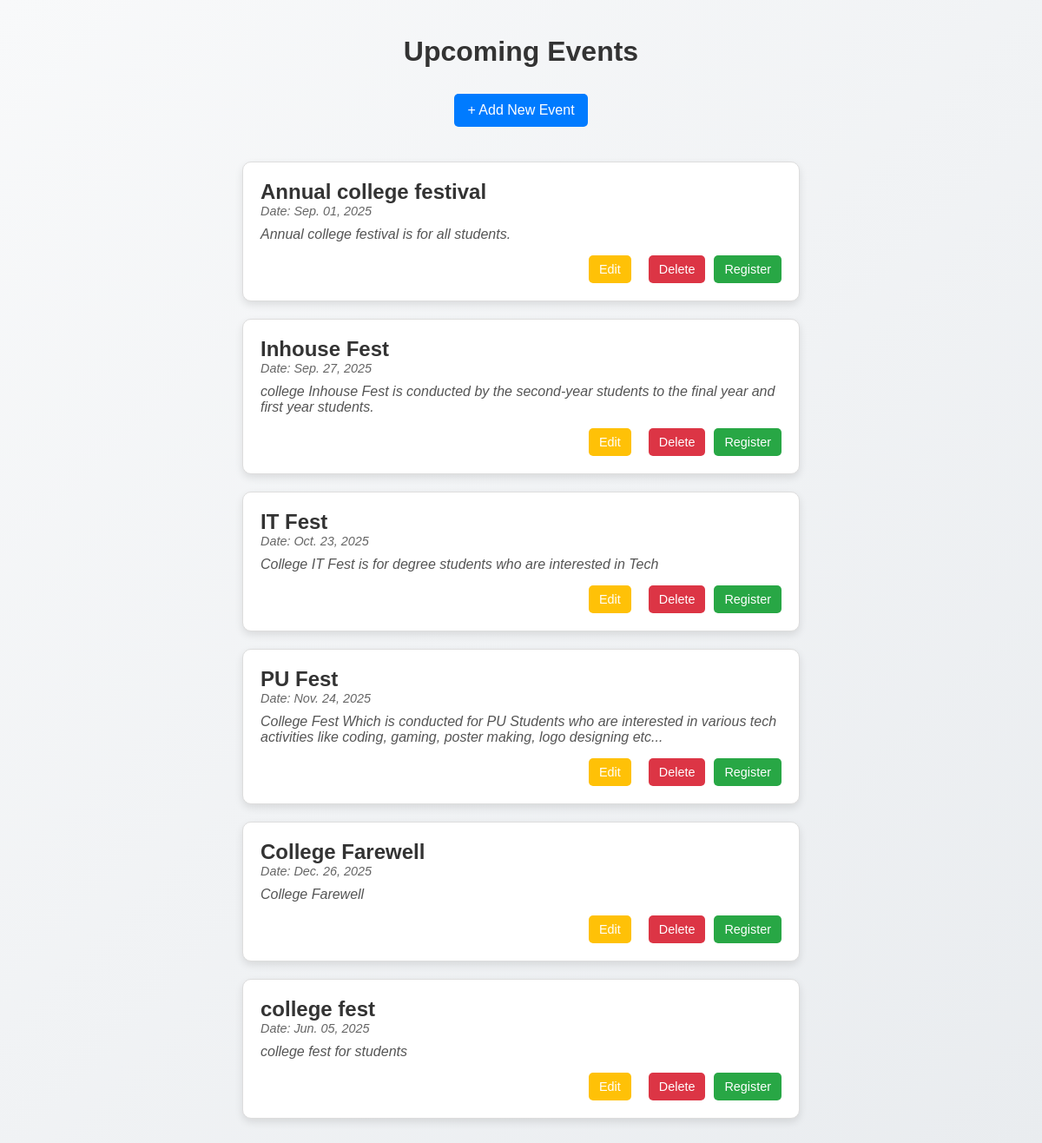
Screenshot of /events/ with the database file from the repository.
### events/models.py (models this page shows, shortened)
class Event(models.Model):
    title = models.CharField(max_length=200)   # single definition
    description = models.TextField()
    date = models.DateField()

### events/views.py (the view)
# urls.py: path('', views.event_list, name='event_list'),
def event_list(request):
    events = Event.objects.all()
    return render(request, 'events/event_list.html', {'events': events})

### events/templates/events/event_list.html (shortened to what this page needs)
<!-- {% load static %}
{% load static %}
<!DOCTYPE html>
<html>
<head>
    <link rel="stylesheet" href="{% static 'css/style.css' %}">
</head>
<body>
    <h1>Upcoming Events</h1>
     <div class="top-bar">
        <a href="{% url 'event_create' %}" class="add-button">+ Add New Event</a>
    </div>
    {% for event in events %}
        <div class="event-card">
            <a href="{% url 'event_detail' event.id %}" class="event-title">{{ event.title }}</a>
            <div class="event-date">Date: {{ event.date|date:"M. d, Y" }}</div>
            <div class="event-description">{{ event.description }}</div>
            <div class="event-actions">
                <a href="{% url 'event_edit' event.id %}" class="edit-link">Edit</a>
                <a href="{% url 'event_delete' event.id %}" class="delete-link">Delete</a>
                <form method="post" action="{% url 'register_event' event.id %}" style="display:inline;">
                    <button type="submit" class="register-button">Register</button>
                </form>
            </div>
        </div>
    {% empty %}
        <p style="text-align:center;">No events found.</p>
    {% endfor %}
</body>
</html>

### events/static/css/style.css (style rules this page uses)
body { font-family: Arial, sans-serif; background-color: #f8f9fa; padding: 20px; margin: 0; }
h1 { text-align: center; margin-bottom: 30px; }
.event-card { background-color: white; border: 1px solid #ddd; border-radius: 8px; padding: 20px; margin-bottom: 20px; box-shadow: 0 2px 5px rgba(0,0,0,0.1); max-width: 700px; margin-left: auto; margin-right: auto; }
.event-title { font-weight: bold; font-size: 1.3rem; margin-bottom: 5px; }
.event-date { color: #555; font-style: italic; margin-bottom: 10px; }
.event-description { font-style: italic; color: #666; }
.add-button { display: inline-block; margin-bottom: 20px; padding: 10px 15px; background-color: #007bff; color: white; text-decoration: none; border-radius: 5px; }
.edit-link { margin-left: 15px; font-size: 14px; text-decoration: none; color: #28a745; }
.delete-link { margin-left: 10px; font-size: 13px; color: red; text-decoration: none; }

### events/templates/events/event_list.html (style rules this page uses)
body { font-family: Arial, sans-serif; background: linear-gradient(135deg, #f8f9fa, #e9ecef); padding: 20px; }
h1 { text-align: center; color: #333; margin-bottom: 30px; }
.top-bar { text-align: center; margin-bottom: 20px; }
.add-button { background: #007bff; color: white; padding: 10px 15px; border-radius: 5px; text-decoration: none; }
.event-card { background: white; border-radius: 10px; padding: 20px; margin-bottom: 20px; box-shadow: 0 4px 10px rgba(0, 0, 0, 0.1); max-width: 600px; margin-left: auto; margin-right: auto; }
.event-title { font-size: 1.5em; font-weight: bold; color: #333; text-decoration: none; }
.event-date { font-size: 0.9em; color: #666; margin-bottom: 10px; }
.event-description { margin-bottom: 15px; color: #555; }
.event-actions { display: flex; gap: 10px; justify-content: flex-end; }
.event-actions a, .event-actions button { text-decoration: none; padding: 8px 12px; border-radius: 5px; border: none; cursor: pointer; font-size: 0.9em; }
.edit-link { background: #ffc107; color: white; }
.delete-link { background: #dc3545; color: white; }
.register-button { background: #28a745; color: white; }

### rows the page displays
Event: title "Annual college festival", date "Sep. 01, 2025", description "Annual college festival is for all students."
Event: title "Inhouse Fest", date "Sep. 27, 2025", description "college Inhouse Fest is conducted by the second-year students to the final year and first year students."
Event: title "IT Fest", date "Oct. 23, 2025", description "College IT Fest is for degree students who are interested in Tech"
Event: title "PU Fest", date "Nov. 24, 2025", description "College Fest Which is conducted for PU Students who are interested in various tech activities like coding, gaming, poster making, logo designing etc..."
Event: title "College Farewell", date "Dec. 26, 2025", description "College Farewell"
Event: title "college fest", date "Jun. 05, 2025", description "college fest for students"
